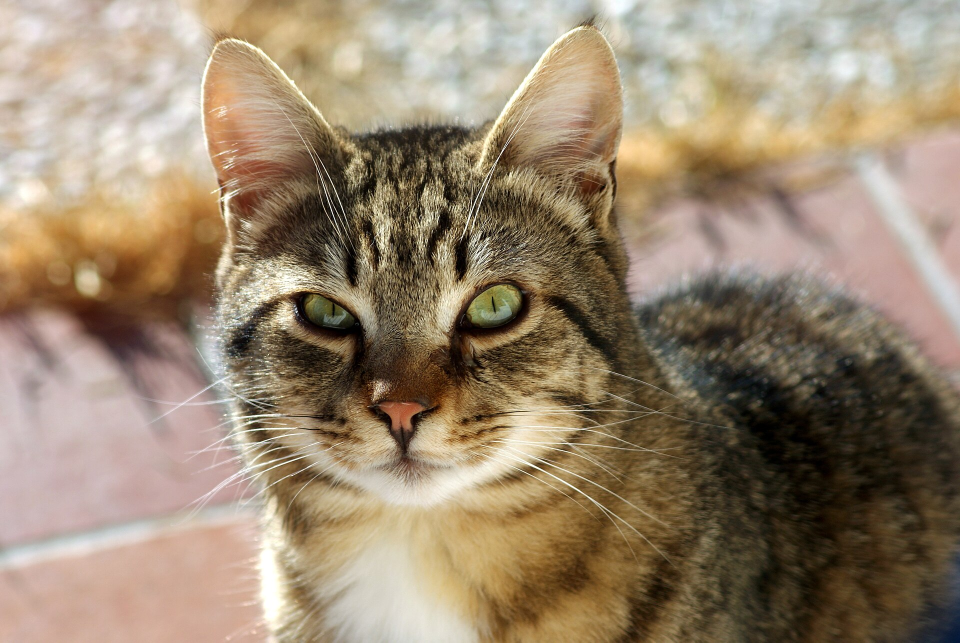
#> input picture OpenCV/A-Cat.jpg, 1920 x 1285 px (shown at 1/2 size)
$ python ImageProcessing.py
#> lines starting #> are read from the running program, lines starting #| are printed output that depends on the picture; after the words box and inside, x2 and y2 are one past the last pixel; in counts of white or black regions, pixels touching at a corner belong together
#!/usr/bin/env python3
# -*- coding: utf-8 -*-
"""
Created on Fri Oct  2 09:39:41 2026

@author: yavuzkanat
"""

#%% image processing

"""

create a rectangle

"""

import cv2
import numpy as np
import matplotlib.pyplot as plt

img = cv2.imread("A-Cat.jpg")
#> img is the input picture: shape (1285, 1920, 3); mean B, G, R 111.9, 134.8, 152.8

copy = img.copy()

cv2.imshow('Image', img)

start = (450,420)

end = (1100,950)

color =(0,0,255)

thickness = 4

reatangle = cv2.rectangle(copy,start,end,color,thickness)

plt.imshow(cv2.cvtColor(copy, cv2.COLOR_BGR2RGB))


# %% Gray

copy1 = img.copy()

copy1 = cv2.cvtColor(copy1,cv2.COLOR_BGR2GRAY)
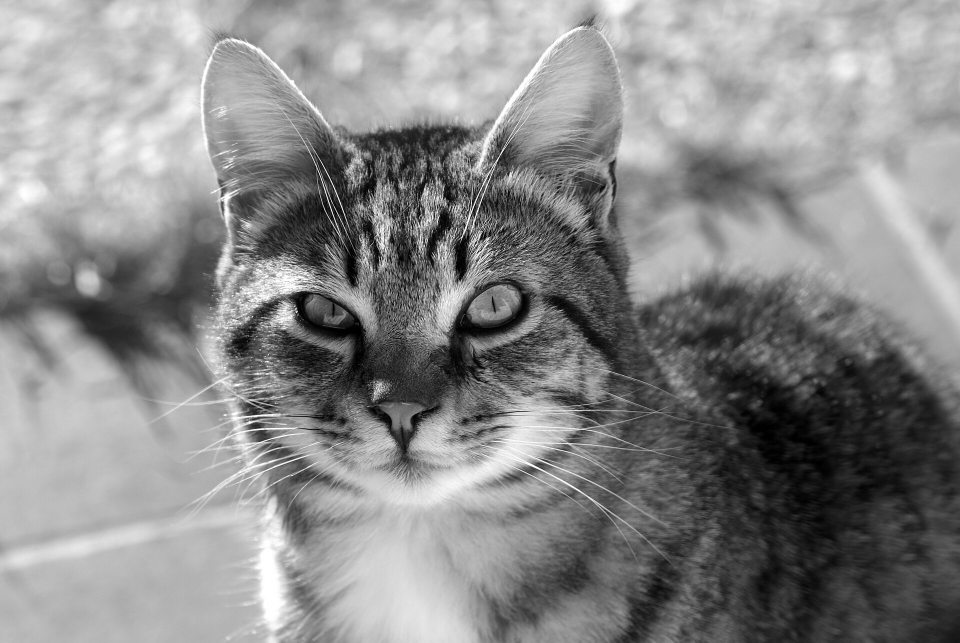
#> copy1: shape (1285, 1920) (shown at 1/2 size); min 0, max 255, mean 137.6

plt.imshow(copy1,cmap="gray")

# %% Blue Channel

copy2 = img.copy()

copy2[:,:,2] = 255
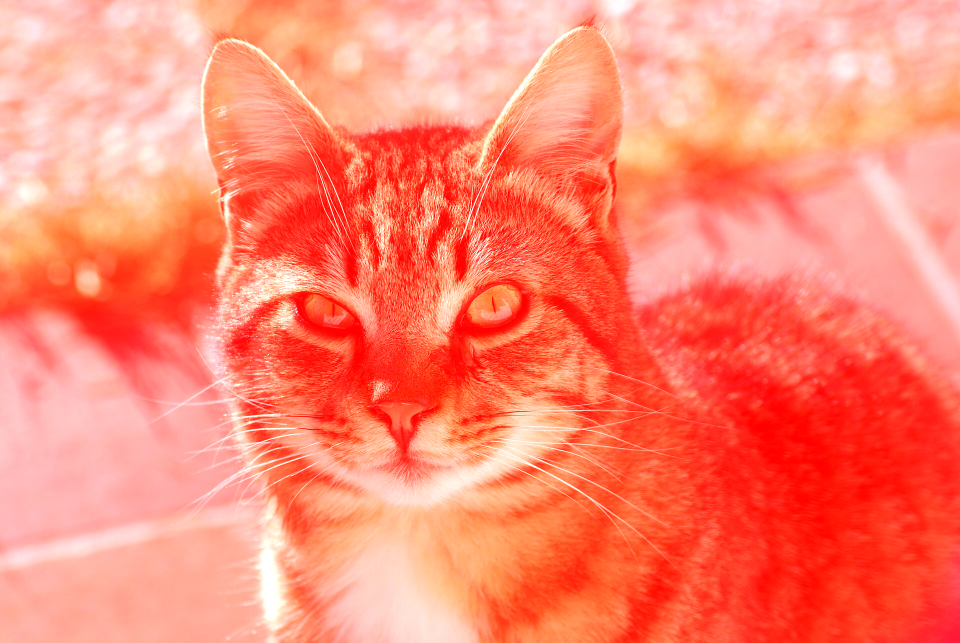
#> copy2: shape (1285, 1920, 3) (shown at 1/2 size); mean B, G, R 111.9, 134.8, 255

plt.imshow(copy2)
# %%

"""
image[rows, columns, channel]

copy3
│
├── 500:1060  → rows
├── 400:1000  → columns
└── 1         → Green channel
                  ↓
                = 255

"""

copy3 = img.copy()

copy3[420:950,450:1100,0] = 1
copy3[420:950,450:1100,2] = 1


plt.imshow(cv2.cvtColor(copy3, cv2.COLOR_BGR2RGB))
plt.show()
#> figure, not shown here; B, G, R data is drawn as R, G, B
# %% Addition of two Digital Images with the add Function

copy4 = img.copy()

copy5 = img.copy()

add = cv2.add(copy4,copy5)
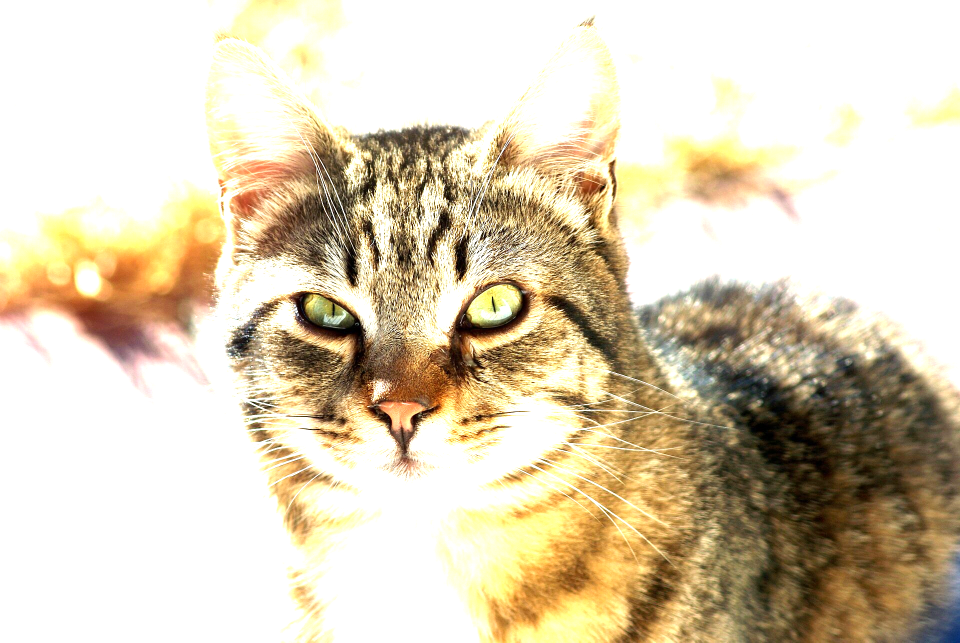
#> add: shape (1285, 1920, 3) (shown at 1/2 size); mean B, G, R 182.1, 206.7, 218.9

plt.imshow(cv2.cvtColor(add, cv2.COLOR_BGR2RGB))
plt.show()

# %% Addition of two Digital Images with the AddWeighted Function at Specified Weights

copy6 = img.copy()

weightedAdd = cv2.addWeighted(add,0.2,copy6,0.4,0)
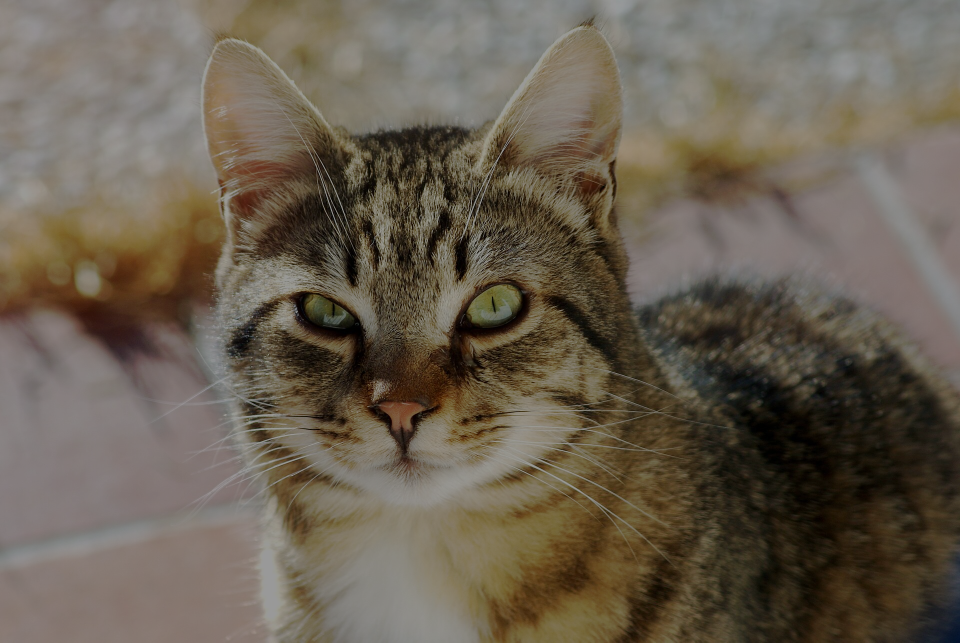
#> weightedAdd: shape (1285, 1920, 3) (shown at 1/2 size); mean B, G, R 81.2, 95.3, 104.9

plt.imshow(cv2.cvtColor(weightedAdd, cv2.COLOR_BGR2RGB))

# %% Providing Blurring (smoothing) with the Blur Function on a Digital Image

meanFilter = cv2.blur(img,(9,9))

plt.imshow(cv2.cvtColor(meanFilter, cv2.COLOR_BGR2RGB))


# %% Blurring (smoothing) with the MedianBlur Function on a Digital Image

copy7 = img.copy()

medianFilter = cv2.medianBlur(copy7,3)

plt.imshow(cv2.cvtColor(medianFilter, cv2.COLOR_BGR2RGB))

# %% Performing Erosion Morphological Operation with Erode Function on Digital Image

copy8 = img.copy()
kernel = np.ones((3,3),np.uint8)
erosion1 = cv2.erode(copy8,kernel,iterations=8)
plt.imshow(cv2.cvtColor(erosion1, cv2.COLOR_BGR2RGB))


# %% Performing the Opening Morphological Operation with the MORPH_OPEN
# Flag used in the MorphologyEx Function on the Digital Image

copy9 = img.copy()

kernel = np.ones((3,3),np.uint8)

opening = cv2.morphologyEx(copy9,cv2.MORPH_OPEN,kernel,iterations=8)

plt.imshow(cv2.cvtColor(opening, cv2.COLOR_BGR2RGB))


# %% Performing the Opening Morphological Operation with the MORPH_CLOSE
# Flag used in the MorphologyEx Function on the Digital Image

copy10 = img.copy()

kernel = np.ones((3,3),np.uint8)

opening = cv2.morphologyEx(copy9,cv2.MORPH_CLOSE,kernel,iterations=8)

plt.imshow(cv2.cvtColor(opening, cv2.COLOR_BGR2RGB))

# %% Performing the Morphological Gradient Morphological Operation with the
# MORPH_GRADIENT Flag used in the MorphologyEx Function on the Digital Image

copy11 = img.copy()

kernel = np.ones((3,3),np.uint8)

opening = cv2.morphologyEx(copy11,cv2.MORPH_GRADIENT,kernel,iterations=8)

plt.imshow(cv2.cvtColor(opening, cv2.COLOR_BGR2RGB))

# %% Performing the Top Ha t Morphological Operation with the MORPH_TOPHAT
# Flag used in the MorphologyEx Function on the Digital Image


copy12 = img.copy()

kernel = np.ones((6,6),np.uint8)

opening = cv2.morphologyEx(copy12,cv2.MORPH_GRADIENT,kernel,iterations=8)
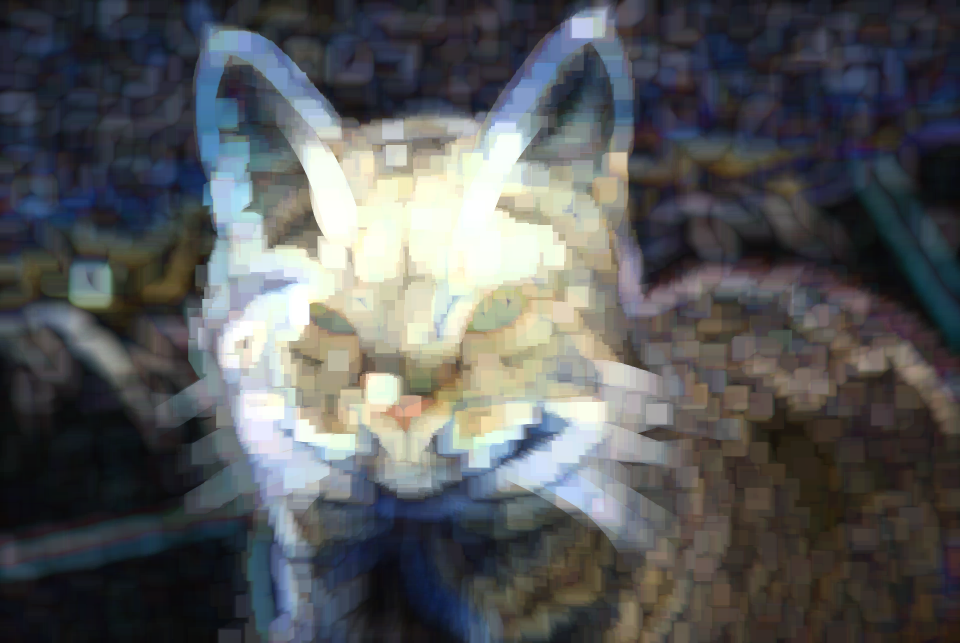
#> opening: shape (1285, 1920, 3) (shown at 1/2 size); mean B, G, R 90.9, 89.7, 88

plt.imshow(cv2.cvtColor(opening, cv2.COLOR_BGR2RGB))
# %% Performing Thresholding Operation with THRESH_BINARY Flag on Digital Image


copy13 = img.copy()

image_gray = cv2.cvtColor(copy13,cv2.COLOR_BGR2GRAY)

ret,thresh1 = cv2.threshold(image_gray,125,255,cv2.THRESH_BINARY)
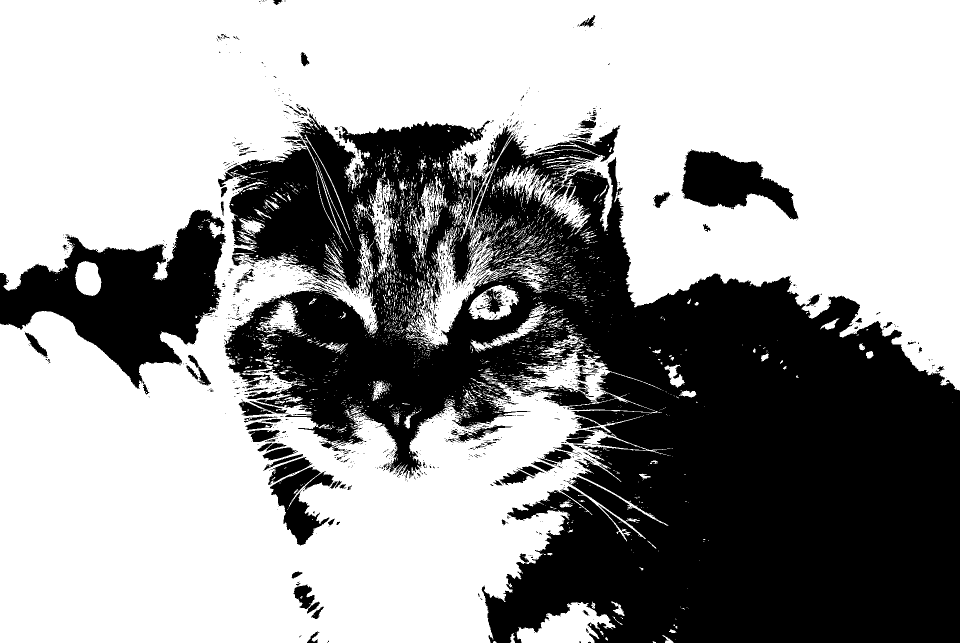
#> thresh1: shape (1285, 1920) (shown at 1/2 size); 61.4% white; 1691 black regions (1519 under 20 px), largest, box (x1, y1, x2, y2) and area: (436, 226, 1920, 1285) 816572, (0, 419, 452, 777) 73511, (1363, 299, 1597, 439) 17164

plt.imshow(cv2.cvtColor(thresh1, cv2.COLOR_BGR2RGB))

# %% Performing Thresholding Operation with THRESH_BINARY_INV Flag on Digital Image

copy13 = img.copy()

image_gray = cv2.cvtColor(copy13,cv2.COLOR_BGR2GRAY)

ret,thresh1 = cv2.threshold(image_gray,127,255,cv2.THRESH_BINARY_INV)
#> thresh1: shape (1285, 1920); 39.2% white; 1682 white regions (1515 under 20 px), largest, box (x1, y1, x2, y2) and area: (436, 225, 1920, 1285) 825818, (0, 417, 452, 793) 78523, (1361, 298, 1598, 442) 17959

plt.imshow(cv2.cvtColor(thresh1, cv2.COLOR_BGR2RGB))

# %%
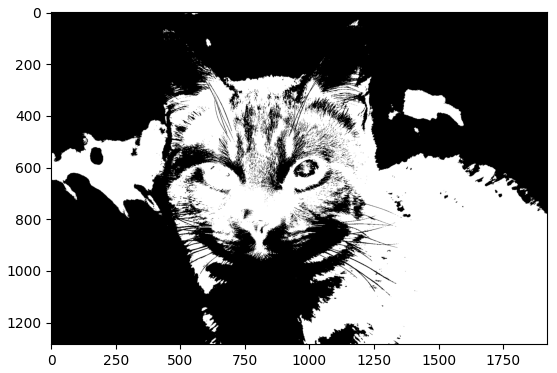
#> figure drawn by matplotlib, 1 panel

$ run again, with OpenCV/2.jpeg copied over OpenCV/A-Cat.jpg
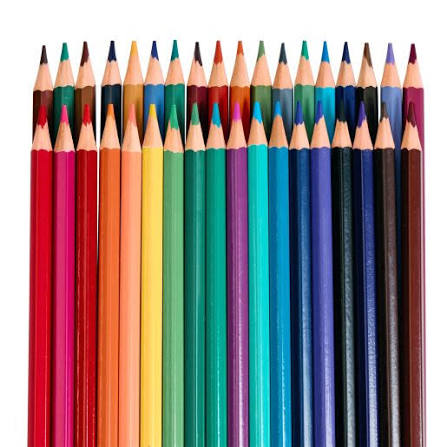
#> input picture OpenCV/2.jpeg, 447 x 447 px
#> img is the input picture: shape (447, 447, 3); mean B, G, R 133.6, 134, 147.3
#> `ret,thresh1 = cv2.threshold(image_gray,125,255,cv2.THRESH_BINARY)`:
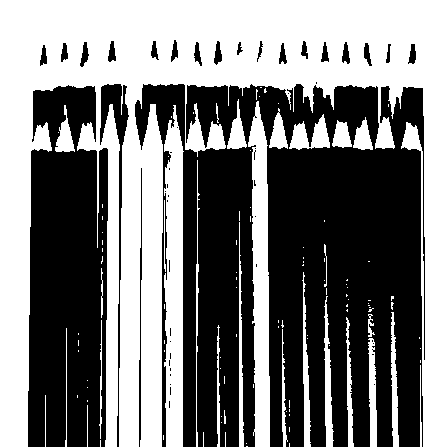
#> thresh1: shape (447, 447); 48.8% white; 114 white regions (85 under 20 px), largest, box (x1, y1, x2, y2) and area: (0, 0, 447, 447) 77989, (164, 105, 184, 447) 5426, (248, 101, 270, 447) 5038
#> `# %%`:
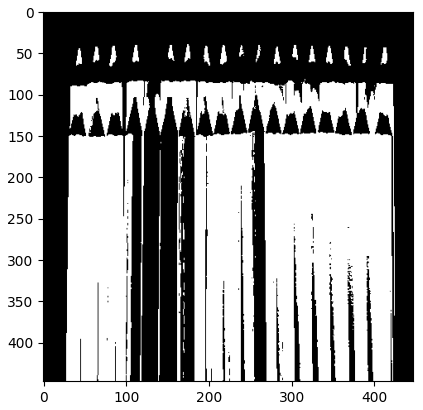
#> figure drawn by matplotlib, 1 panel
